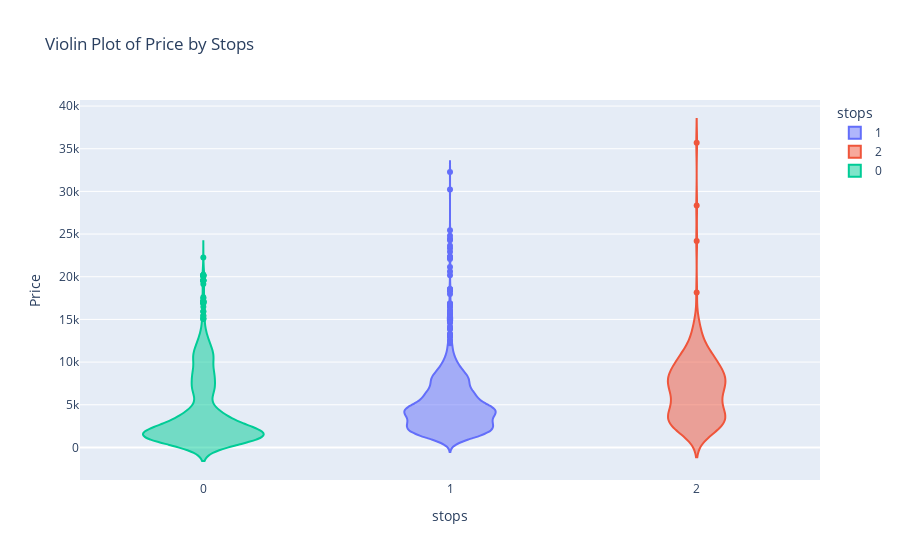

The notebook cell saved with this chart:
### Markdown cell above
#### La distribution du prix par nombre de stops

### Code cell
fig = px.violin(data, 
                x='stops', 
                y='Price', 
                color='stops')

fig.show()

### Figure 1 — Plotly figure (JSON) as saved in the notebook; plotly's stock layout.template omitted (floating-point values rounded to 4 significant figures; data arrays with more than 128 entries replaced by an {"elided": "..."} marker saying what was removed)
{"data": [{"alignmentgroup": "True", "box": {"visible": false}, "hovertemplate": "stops=%{x}<br>Price=%{y}<extra></extra>", "legendgroup": "1", "marker": {"color": "#636efa"}, "name": "1", "offsetgroup": "1", "orientation": "v", "scalegroup": "True", "showlegend": true, "type": "violin", "x": {"elided": "2274 int values"}, "x0": " ", "xaxis": "x", "y": {"elided": "2274 float values"}, "y0": " ", "yaxis": "y"}, {"alignmentgroup": "True", "box": {"visible": false}, "hovertemplate": "stops=%{x}<br>Price=%{y}<extra></extra>", "legendgroup": "2", "marker": {"color": "#EF553B"}, "name": "2", "offsetgroup": "2", "orientation": "v", "scalegroup": "True", "showlegend": true, "type": "violin", "x": {"elided": "233 int values"}, "x0": " ", "xaxis": "x", "y": {"elided": "233 float values"}, "y0": " ", "yaxis": "y"}, {"alignmentgroup": "True", "box": {"visible": false}, "hovertemplate": "stops=%{x}<br>Price=%{y}<extra></extra>", "legendgroup": "0", "marker": {"color": "#00cc96"}, "name": "0", "offsetgroup": "0", "orientation": "v", "scalegroup": "True", "showlegend": true, "type": "violin", "x": {"elided": "1861 int values"}, "x0": " ", "xaxis": "x", "y": {"elided": "1861 float values"}, "y0": " ", "yaxis": "y"}], "layout": {"legend": {"title": {"text": "stops"}, "tracegroupgap": 0}, "title": {"text": "Violin Plot of Price by Stops"}, "violinmode": "overlay", "xaxis": {"anchor": "y", "categoryarray": [1, 2, 0], "categoryorder": "array", "domain": [0, 1], "title": {"text": "stops"}}, "yaxis": {"anchor": "x", "domain": [0, 1], "title": {"text": "Price"}}}}
